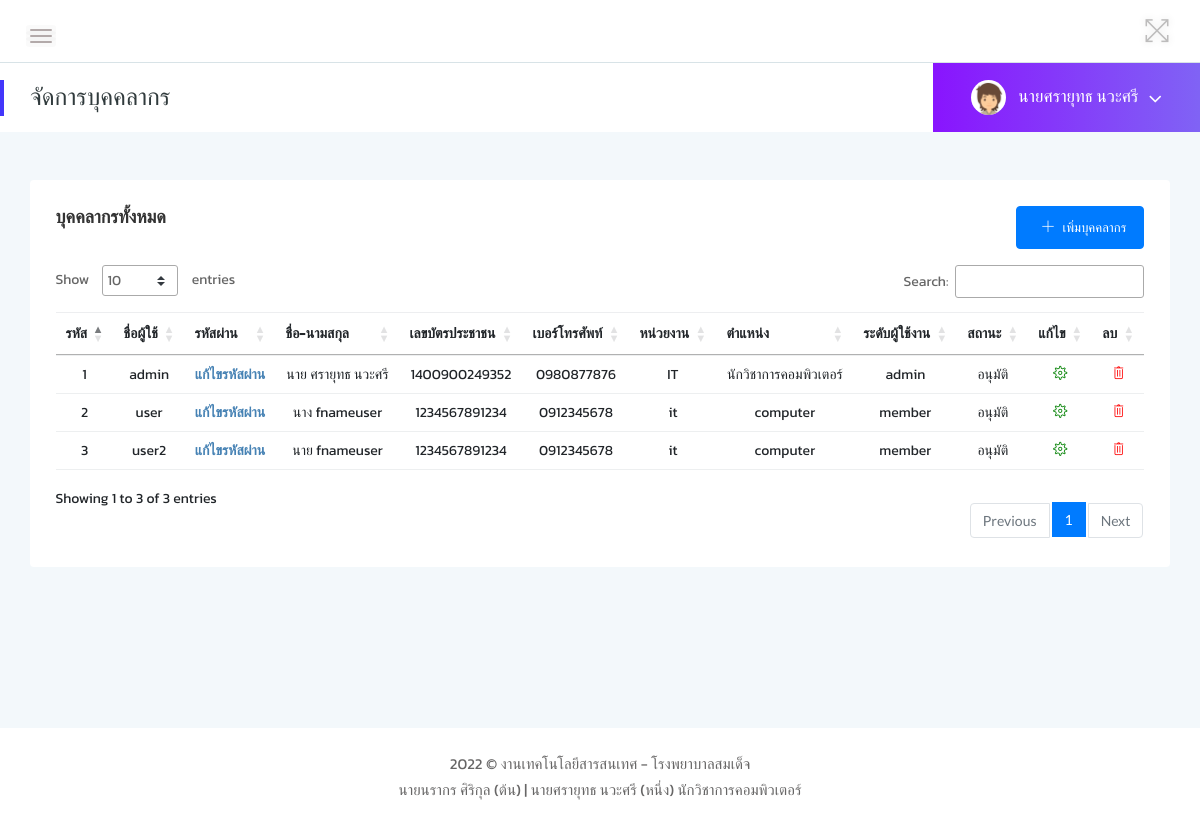
/manage-member.php (signed in), run on an earlier commit of the app's database.
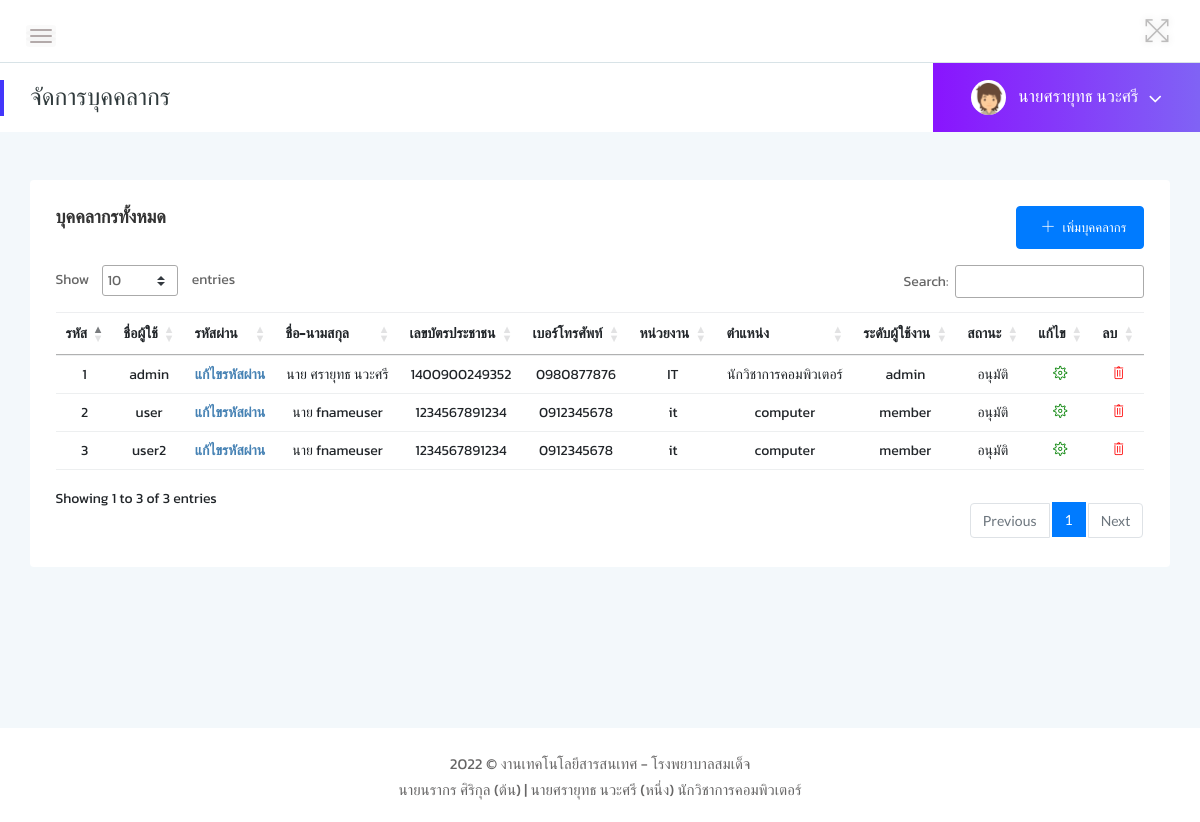
And on a later commit of the database.
### tables this page shows
CREATE TABLE `users` (
  `user_id` int(11) NOT NULL,
  `username` varchar(255) NOT NULL,
  `password` varchar(255) NOT NULL,
  `pname` varchar(255) NOT NULL,
  `fullname` varchar(255) NOT NULL,
  `cid` varchar(13) NOT NULL,
  `tel` varchar(10) NOT NULL,
  `ulevel` varchar(255) NOT NULL,
  `txtoffice` varchar(255) NOT NULL,
  `position` varchar(255) NOT NULL,
  `status` varchar(255) NOT NULL
);

### manage-member.php (the view, shortened to what the changed rows need)
<?php
if (!$_SESSION["user_id"]) {
    Header("Location: index.php");
} else { ?>
    <?php include 'components/head.php' ?>
    <div class="page-container">
        <div class="main-content">
            <div class="main-content-inner">
                <div class="col-12 mt-5">
                    <div class="card">
                        <div class="card-body">
                            <div class="data-tables ">
                                <div class="table-responsive">
                                    <table id="dataTable" class=" table table table-stripped text-center" style="width:100%">
                                        <thead>
                                            <tr>
                                                <th>รหัส</th>
                                                <th>ชื่อผู้ใช้</th>
                                                <th>รหัสผ่าน</th>
                                                <th>ชื่อ-นามสกุล</th>
                                                <th>เลขบัตรประชาชน</th>
                                                <th>เบอร์โทรศัพท์</th>
                                                <th>หน่วยงาน</th>
                                                <th>ตำแหน่ง</th>
                                                <th>ระดับผู้ใช้งาน</th>
                                                <th>สถานะ</th>
                                                <th>แก้ไข</th>
                                                <th>ลบ</th>
                                            </tr>
                                        </thead>
                                        <tbody>
                                            <?php
                                            require_once 'db/connect-db.php';
                                            $sql = "SELECT * FROM users";
                                            $result = $conn->query($sql);
                                            foreach ($result as $u) {
                                            ?>
                                                <tr>
                                                    <td><?= $u['user_id']; ?></td>
                                                    <td><?= $u['username']; ?></td>
                                                    <td><a type="button" style="color: steelblue; font-weight: bold;" href="reset-password-member.php?user_id=<?= $u['user_id']; ?>">
                                                        แก้ไขรหัสผ่าน
                                                    </a></td>
                                                    <td><?= $u['pname']; ?> <?= $u['fullname']; ?></td>
                                                    <td><?= $u['cid']; ?></td>
                                                    <td><?= $u['tel']; ?></td>
                                                    <td><?= $u['txtoffice']; ?></td>
                                                    <td><?= $u['position']; ?></td>
                                                    <td><?= $u['ulevel']; ?></td>
                                                    <td><?= $u['status']; ?></td>
                                                    <td><a href="manage-member-edit.php?user_id=<?php echo $u['user_id'] ?>"><i style="color: green;" class="ti-settings"></i></a></td>
                                                    <td><a href="manage-member-del.php?del_mem=<?php echo $u['user_id'] ?>" class="btn-del"><i style="color: red;" class="ti-trash"></i></a></td>
                                                </tr>
                                            <?php } ?>
                                        </tbody>
                                    </table>
                                </div>
                            </div>
                        </div>
                    </div>
                </div>
            </div>
        </div>
        <?php include 'components/footer.php' ?>
    <?php } ?>

What changed in the data, as far as the page shows it:
changed users "user": pname "นาง" → "นาย"
